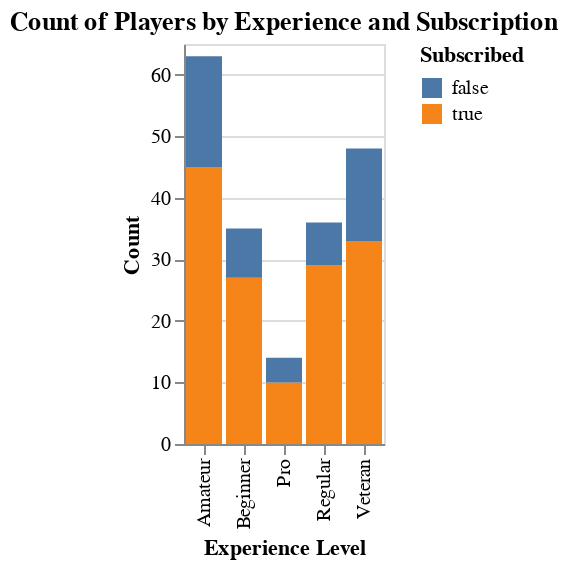

This figure's notebook cell:
### Markdown cell above
subscription distribution by experience:

### Code cell
count_chart = (
    alt.Chart(players)
    .mark_bar()
    .encode(
        x=alt.X('experience:N', title='Experience Level'),
        y=alt.Y('count()', title='Count'),
        color=alt.Color('subscribe:N', title='Subscribed')
    )
    .properties(height=200, title='Count of Players by Experience and Subscription')
)
count_chart

### Figure 1 — Vega-Lite specification as saved in the notebook (floating-point values rounded to 4 significant figures; data arrays with more than 128 entries replaced by an {"elided": "..."} marker saying what was removed)
{"config": {"view": {"continuousWidth": 300, "continuousHeight": 300}}, "data": {"name": "data-094ab745fb9f06385dd7feabadc0ec26"}, "mark": {"type": "bar"}, "encoding": {"color": {"field": "subscribe", "title": "Subscribed", "type": "nominal"}, "x": {"field": "experience", "title": "Experience Level", "type": "nominal"}, "y": {"aggregate": "count", "title": "Count", "type": "quantitative"}}, "height": 200, "title": "Count of Players by Experience and Subscription", "$schema": "https://vega.github.io/schema/vega-lite/v5.20.1.json", "datasets": {"data-094ab745fb9f06385dd7feabadc0ec26": {"elided": "196 records"}}}
